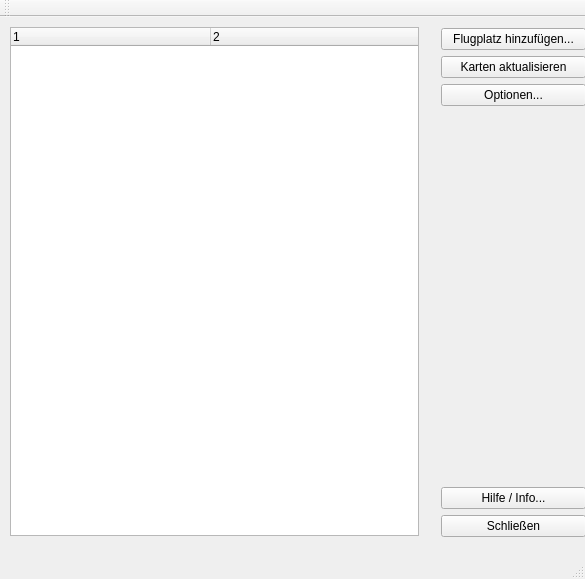
<?xml version="1.0" encoding="UTF-8"?>
<ui version="4.0">
 <class>CMainWindow</class>
 <widget class="QMainWindow" name="CMainWindow">
  <property name="geometry">
   <rect>
    <x>0</x>
    <y>0</y>
    <width>585</width>
    <height>579</height>
   </rect>
  </property>
  <property name="windowTitle">
   <string>ChartButler (C) 2012 Joerg Pauly</string>
  </property>
  <property name="windowIcon">
   <iconset>
    <normaloff>Icon1.ico</normaloff>Icon1.ico</iconset>
  </property>
  <widget class="QWidget" name="centralWidget">
   <widget class="QWidget" name="horizontalLayoutWidget">
    <property name="geometry">
     <rect>
      <x>-1</x>
      <y>-1</y>
      <width>431</width>
      <height>531</height>
     </rect>
    </property>
    <layout class="QHBoxLayout" name="horizontalLayout">
     <item>
      <widget class="QTreeWidget" name="trvCharts">
       <property name="contextMenuPolicy">
        <enum>Qt::ActionsContextMenu</enum>
       </property>
       <property name="toolTip">
        <string>&lt;html&gt;&lt;head/&gt;&lt;body&gt;&lt;p&gt;Doppel-Click zum Anzeigen&lt;/p&gt;&lt;/body&gt;&lt;/html&gt;</string>
       </property>
       <property name="autoFillBackground">
        <bool>true</bool>
       </property>
       <property name="showDropIndicator" stdset="0">
        <bool>false</bool>
       </property>
       <property name="alternatingRowColors">
        <bool>true</bool>
       </property>
       <property name="animated">
        <bool>true</bool>
       </property>
       <property name="columnCount">
        <number>2</number>
       </property>
       <attribute name="headerDefaultSectionSize">
        <number>200</number>
       </attribute>
       <attribute name="headerMinimumSectionSize">
        <number>100</number>
       </attribute>
       <column>
        <property name="text">
         <string notr="true">1</string>
        </property>
       </column>
       <column>
        <property name="text">
         <string notr="true">2</string>
        </property>
       </column>
      </widget>
     </item>
    </layout>
   </widget>
   <widget class="QWidget" name="verticalLayoutWidget">
    <property name="geometry">
     <rect>
      <x>430</x>
      <y>0</y>
      <width>167</width>
      <height>531</height>
     </rect>
    </property>
    <layout class="QVBoxLayout" name="verticalLayout">
     <item>
      <widget class="QPushButton" name="cmdAdd">
       <property name="toolTip">
        <string>Einen neuen Flugplatz abonnieren und die Karten herunterladen.</string>
       </property>
       <property name="text">
        <string>Flugplatz hinzufügen...</string>
       </property>
      </widget>
     </item>
     <item>
      <widget class="QPushButton" name="cmdUpdate">
       <property name="toolTip">
        <string>Alle abonnierten Karten auf Aktualität prüfen und ggf. aktualisieren.</string>
       </property>
       <property name="text">
        <string>Karten aktualisieren</string>
       </property>
      </widget>
     </item>
     <item>
      <widget class="QPushButton" name="cmdOptions">
       <property name="toolTip">
        <string>Login-Daten für GAT24.de und Karten-Ablagepfad festlegen.</string>
       </property>
       <property name="text">
        <string>Optionen...</string>
       </property>
      </widget>
     </item>
     <item>
      <spacer name="verticalSpacer">
       <property name="orientation">
        <enum>Qt::Vertical</enum>
       </property>
       <property name="sizeHint" stdset="0">
        <size>
         <width>20</width>
         <height>40</height>
        </size>
       </property>
      </spacer>
     </item>
     <item>
      <widget class="QPushButton" name="cmdHelpInfo">
       <property name="toolTip">
        <string>Hilfe zu und Informationen über ChartButler anzeigen.</string>
       </property>
       <property name="text">
        <string>Hilfe / Info...</string>
       </property>
      </widget>
     </item>
     <item>
      <widget class="QPushButton" name="cmdClose">
       <property name="toolTip">
        <string>ChartButler beenden und Fenster schließen.</string>
       </property>
       <property name="text">
        <string>Schließen</string>
       </property>
      </widget>
     </item>
    </layout>
   </widget>
  </widget>
  <widget class="QMenuBar" name="menuBar">
   <property name="geometry">
    <rect>
     <x>0</x>
     <y>0</y>
     <width>585</width>
     <height>20</height>
    </rect>
   </property>
  </widget>
  <widget class="QToolBar" name="mainToolBar">
   <attribute name="toolBarArea">
    <enum>TopToolBarArea</enum>
   </attribute>
   <attribute name="toolBarBreak">
    <bool>false</bool>
   </attribute>
  </widget>
  <widget class="QStatusBar" name="statusBar"/>
 </widget>
 <layoutdefault spacing="6" margin="11"/>
 <resources/>
 <connections/>
</ui>
